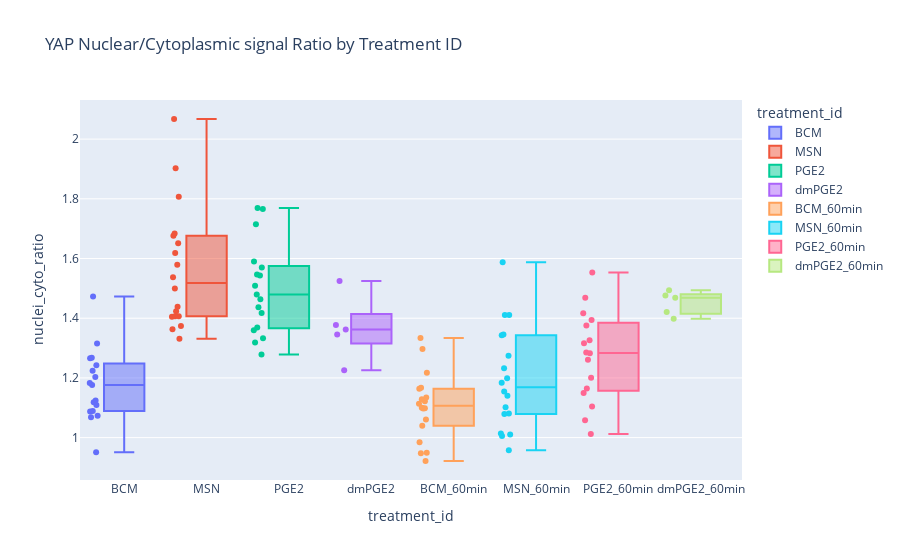

Notebook source saved alongside this figure:
### Code cell
# Create the box plot
fig = px.box(
    grouped_df,
    x='treatment_id',
    y='nuclei_cyto_ratio',
    color='treatment_id',
    points="all",  # Display all points
    hover_data=['experiment_id', 'mouse_id', 'replica_id'],
    title='YAP Nuclear/Cytoplasmic signal Ratio by Treatment ID'
)

# Show the plot
fig.show()

### Figure 1 — Plotly figure (JSON) as saved in the notebook; plotly's stock layout.template omitted (floating-point values rounded to 4 significant figures)
{"data": [{"alignmentgroup": "True", "boxpoints": "all", "customdata": [["RY20240607", "4541", "1"], ["RY20240607", "4541", "2"], ["RY20240607", "4541", "3"], ["RY20240607", "4541", "4"], ["RY20240607", "4541", "5"], ["RY20240607", "4541", "6"], ["RY20240608", "4543", "1"], ["RY20240608", "4543", "2"], ["RY20240608", "4543", "3"], ["RY20240608", "4543", "4"], ["RY20240608", "4543", "5"], ["RY20240608", "4543", "6"], ["RY20240611", "4544", "1"], ["RY20240611", "4544", "2"], ["RY20240611", "4544", "3"], ["RY20240611", "4544", "4"], ["RY20240611", "4544", "5"]], "hovertemplate": "treatment_id=%{x}<br>nuclei_cyto_ratio=%{y}<br>experiment_id=%{customdata[0]}<br>mouse_id=%{customdata[1]}<br>replica_id=%{customdata[2]}<extra></extra>", "legendgroup": "BCM", "marker": {"color": "#636efa"}, "name": "BCM", "notched": false, "offsetgroup": "BCM", "orientation": "v", "showlegend": true, "type": "box", "x": ["BCM", "BCM", "BCM", "BCM", "BCM", "BCM", "BCM", "BCM", "BCM", "BCM", "BCM", "BCM", "BCM", "BCM", "BCM", "BCM", "BCM"], "x0": " ", "xaxis": "x", "y": [1.266, 1.073, 1.118, 1.243, 1.176, 1.09, 0.9511, 1.069, 1.203, 1.183, 1.11, 1.473, 1.224, 1.124, 1.315, 1.268, 1.088], "y0": " ", "yaxis": "y"}, {"alignmentgroup": "True", "boxpoints": "all", "customdata": [["RY20240607", "4541", "1"], ["RY20240607", "4541", "2"], ["RY20240607", "4541", "3"], ["RY20240607", "4541", "4"], ["RY20240607", "4541", "5"], ["RY20240607", "4541", "6"], ["RY20240608", "4543", "1"], ["RY20240608", "4543", "2"], ["RY20240608", "4543", "3"], ["RY20240608", "4543", "4"], ["RY20240608", "4543", "5"], ["RY20240608", "4543", "6"], ["RY20240608", "4543", "7"], ["RY20240611", "4544", "1"], ["RY20240611", "4544", "2"], ["RY20240611", "4544", "3"], ["RY20240611", "4544", "4"], ["RY20240611", "4544", "5"]], "hovertemplate": "treatment_id=%{x}<br>nuclei_cyto_ratio=%{y}<br>experiment_id=%{customdata[0]}<br>mouse_id=%{customdata[1]}<br>replica_id=%{customdata[2]}<extra></extra>", "legendgroup": "MSN", "marker": {"color": "#EF553B"}, "name": "MSN", "notched": false, "offsetgroup": "MSN", "orientation": "v", "showlegend": true, "type": "box", "x": ["MSN", "MSN", "MSN", "MSN", "MSN", "MSN", "MSN", "MSN", "MSN", "MSN", "MSN", "MSN", "MSN", "MSN", "MSN", "MSN", "MSN", "MSN"], "x0": " ", "xaxis": "x", "y": [1.684, 1.537, 1.438, 1.405, 1.676, 1.651, 1.407, 1.363, 1.579, 1.424, 1.903, 1.407, 1.807, 2.067, 1.5, 1.618, 1.374, 1.332], "y0": " ", "yaxis": "y"}, {"alignmentgroup": "True", "boxpoints": "all", "customdata": [["RY20240607", "4541", "1"], ["RY20240607", "4541", "2"], ["RY20240607", "4541", "3"], ["RY20240607", "4541", "4"], ["RY20240607", "4541", "5"], ["RY20240607", "4541", "6"], ["RY20240610", "4543", "1"], ["RY20240610", "4543", "2"], ["RY20240610", "4543", "3"], ["RY20240610", "4543", "4"], ["RY20240610", "4543", "5"], ["RY20240610", "4543", "6"], ["RY20240611", "4544", "1"], ["RY20240611", "4544", "2"], ["RY20240611", "4544", "3"], ["RY20240611", "4544", "4"], ["RY20240611", "4544", "5"]], "hovertemplate": "treatment_id=%{x}<br>nuclei_cyto_ratio=%{y}<br>experiment_id=%{customdata[0]}<br>mouse_id=%{customdata[1]}<br>replica_id=%{customdata[2]}<extra></extra>", "legendgroup": "PGE2", "marker": {"color": "#00cc96"}, "name": "PGE2", "notched": false, "offsetgroup": "PGE2", "orientation": "v", "showlegend": true, "type": "box", "x": ["PGE2", "PGE2", "PGE2", "PGE2", "PGE2", "PGE2", "PGE2", "PGE2", "PGE2", "PGE2", "PGE2", "PGE2", "PGE2", "PGE2", "PGE2", "PGE2", "PGE2"], "x0": " ", "xaxis": "x", "y": [1.319, 1.715, 1.509, 1.766, 1.332, 1.546, 1.418, 1.464, 1.278, 1.479, 1.369, 1.437, 1.59, 1.769, 1.57, 1.36, 1.543], "y0": " ", "yaxis": "y"}, {"alignmentgroup": "True", "boxpoints": "all", "customdata": [["RY20240610", "4543", "1"], ["RY20240610", "4543", "2"], ["RY20240610", "4543", "3"], ["RY20240610", "4543", "4"], ["RY20240610", "4543", "5"]], "hovertemplate": "treatment_id=%{x}<br>nuclei_cyto_ratio=%{y}<br>experiment_id=%{customdata[0]}<br>mouse_id=%{customdata[1]}<br>replica_id=%{customdata[2]}<extra></extra>", "legendgroup": "dmPGE2", "marker": {"color": "#ab63fa"}, "name": "dmPGE2", "notched": false, "offsetgroup": "dmPGE2", "orientation": "v", "showlegend": true, "type": "box", "x": ["dmPGE2", "dmPGE2", "dmPGE2", "dmPGE2", "dmPGE2"], "x0": " ", "xaxis": "x", "y": [1.524, 1.226, 1.346, 1.362, 1.377], "y0": " ", "yaxis": "y"}, {"alignmentgroup": "True", "boxpoints": "all", "customdata": [["RY20240611", "4541", "1"], ["RY20240611", "4541", "2"], ["RY20240611", "4541", "3"], ["RY20240611", "4541", "4"], ["RY20240612", "4541", "5"], ["RY20240612", "4541", "6"], ["RY20240612", "4543", "1"], ["RY20240612", "4543", "2"], ["RY20240612", "4543", "3"], ["RY20240613", "4543", "4"], ["RY20240613", "4543", "5"], ["RY20240613", "4543", "6"], ["RY20240618", "4544", "1"], ["RY20240618", "4544", "2"], ["RY20240618", "4544", "3"], ["RY20240618", "4544", "4"], ["RY20240618", "4544", "5"], ["RY20240618", "4544", "6"]], "hovertemplate": "treatment_id=%{x}<br>nuclei_cyto_ratio=%{y}<br>experiment_id=%{customdata[0]}<br>mouse_id=%{customdata[1]}<br>replica_id=%{customdata[2]}<extra></extra>", "legendgroup": "BCM_60min", "marker": {"color": "#FFA15A"}, "name": "BCM_60min", "notched": false, "offsetgroup": "BCM_60min", "orientation": "v", "showlegend": true, "type": "box", "x": ["BCM_60min", "BCM_60min", "BCM_60min", "BCM_60min", "BCM_60min", "BCM_60min", "BCM_60min", "BCM_60min", "BCM_60min", "BCM_60min", "BCM_60min", "BCM_60min", "BCM_60min", "BCM_60min", "BCM_60min", "BCM_60min", "BCM_60min", "BCM_60min"], "x0": " ", "xaxis": "x", "y": [1.098, 1.1, 1.164, 1.297, 0.9492, 1.218, 1.334, 1.167, 0.9473, 1.129, 1.04, 0.9847, 1.097, 1.122, 1.134, 0.9217, 1.113, 1.06], "y0": " ", "yaxis": "y"}, {"alignmentgroup": "True", "boxpoints": "all", "customdata": [["RY20240612", "4541", "1"], ["RY20240612", "4541", "2"], ["RY20240612", "4541", "3"], ["RY20240612", "4541", "4"], ["RY20240612", "4541", "5"], ["RY20240612", "4541", "6"], ["RY20240613", "4543", "1"], ["RY20240613", "4543", "2"], ["RY20240613", "4543", "3"], ["RY20240613", "4543", "4"], ["RY20240613", "4543", "5"], ["RY20240613", "4543", "6"], ["RY20240618", "4544", "1"], ["RY20240618", "4544", "2"], ["RY20240619", "4544", "3"], ["RY20240619", "4544", "4"], ["RY20240619", "4544", "5"], ["RY20240619", "4544", "6"]], "hovertemplate": "treatment_id=%{x}<br>nuclei_cyto_ratio=%{y}<br>experiment_id=%{customdata[0]}<br>mouse_id=%{customdata[1]}<br>replica_id=%{customdata[2]}<extra></extra>", "legendgroup": "MSN_60min", "marker": {"color": "#19d3f3"}, "name": "MSN_60min", "notched": false, "offsetgroup": "MSN_60min", "orientation": "v", "showlegend": true, "type": "box", "x": ["MSN_60min", "MSN_60min", "MSN_60min", "MSN_60min", "MSN_60min", "MSN_60min", "MSN_60min", "MSN_60min", "MSN_60min", "MSN_60min", "MSN_60min", "MSN_60min", "MSN_60min", "MSN_60min", "MSN_60min", "MSN_60min", "MSN_60min", "MSN_60min"], "x0": " ", "xaxis": "x", "y": [1.199, 1.587, 1.102, 1.011, 1.345, 1.08, 1.232, 1.41, 1.141, 1.079, 1.154, 1.343, 1.014, 1.184, 0.9578, 1.274, 1.411, 1.005], "y0": " ", "yaxis": "y"}, {"alignmentgroup": "True", "boxpoints": "all", "customdata": [["RY20240612", "4541", "1"], ["RY20240612", "4541", "2"], ["RY20240612", "4541", "3"], ["RY20240612", "4541", "4"], ["RY20240612", "4541", "5"], ["RY20240614", "4543", "1"], ["RY20240614", "4543", "2"], ["RY20240614", "4543", "3"], ["RY20240614", "4543", "4"], ["RY20240614", "4543", "5"], ["RY20240619", "4544", "1"], ["RY20240619", "4544", "2"], ["RY20240619", "4544", "3"], ["RY20240619", "4544", "4"], ["RY20240619", "4544", "5"], ["RY20240619", "4544", "6"]], "hovertemplate": "treatment_id=%{x}<br>nuclei_cyto_ratio=%{y}<br>experiment_id=%{customdata[0]}<br>mouse_id=%{customdata[1]}<br>replica_id=%{customdata[2]}<extra></extra>", "legendgroup": "PGE2_60min", "marker": {"color": "#FF6692"}, "name": "PGE2_60min", "notched": false, "offsetgroup": "PGE2_60min", "orientation": "v", "showlegend": true, "type": "box", "x": ["PGE2_60min", "PGE2_60min", "PGE2_60min", "PGE2_60min", "PGE2_60min", "PGE2_60min", "PGE2_60min", "PGE2_60min", "PGE2_60min", "PGE2_60min", "PGE2_60min", "PGE2_60min", "PGE2_60min", "PGE2_60min", "PGE2_60min", "PGE2_60min"], "x0": " ", "xaxis": "x", "y": [1.104, 1.375, 1.469, 1.149, 1.326, 1.013, 1.165, 1.553, 1.282, 1.417, 1.316, 1.394, 1.2, 1.058, 1.261, 1.285], "y0": " ", "yaxis": "y"}, {"alignmentgroup": "True", "boxpoints": "all", "customdata": [["RY20240614", "4543", "1"], ["RY20240614", "4543", "2"], ["RY20240614", "4543", "3"], ["RY20240614", "4543", "4"], ["RY20240614", "4543", "5"]], "hovertemplate": "treatment_id=%{x}<br>nuclei_cyto_ratio=%{y}<br>experiment_id=%{customdata[0]}<br>mouse_id=%{customdata[1]}<br>replica_id=%{customdata[2]}<extra></extra>", "legendgroup": "dmPGE2_60min", "marker": {"color": "#B6E880"}, "name": "dmPGE2_60min", "notched": false, "offsetgroup": "dmPGE2_60min", "orientation": "v", "showlegend": true, "type": "box", "x": ["dmPGE2_60min", "dmPGE2_60min", "dmPGE2_60min", "dmPGE2_60min", "dmPGE2_60min"], "x0": " ", "xaxis": "x", "y": [1.469, 1.493, 1.398, 1.42, 1.476], "y0": " ", "yaxis": "y"}], "layout": {"boxmode": "overlay", "legend": {"title": {"text": "treatment_id"}, "tracegroupgap": 0}, "title": {"text": "YAP Nuclear/Cytoplasmic signal Ratio by Treatment ID"}, "xaxis": {"anchor": "y", "categoryarray": ["BCM", "MSN", "PGE2", "dmPGE2", "BCM_60min", "MSN_60min", "PGE2_60min", "dmPGE2_60min"], "categoryorder": "array", "domain": [0, 1], "title": {"text": "treatment_id"}}, "yaxis": {"anchor": "x", "domain": [0, 1], "title": {"text": "nuclei_cyto_ratio"}}}}
